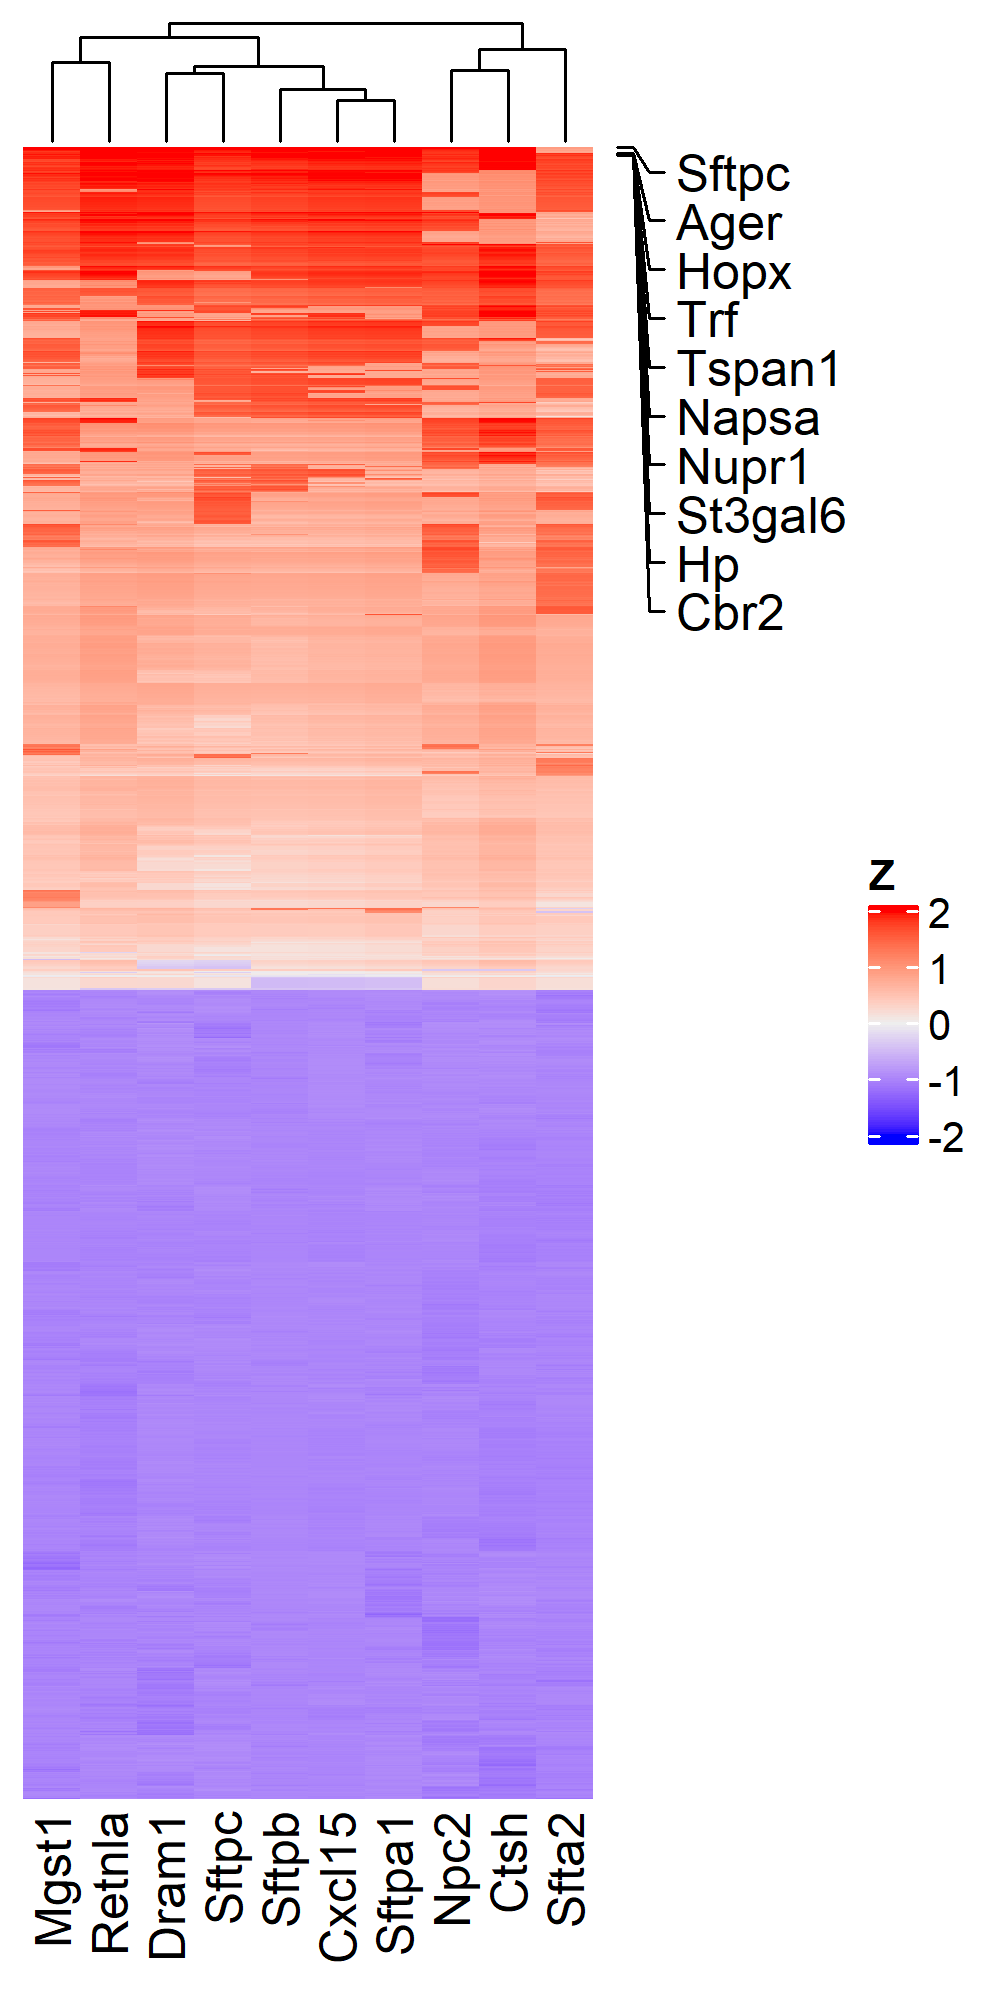

Recreate this plot in R.
library(Matrix)
library(scTenifoldNet)
library(pbapply)
library(UpSetR)
library(ComplexHeatmap)

X <- readMM('CFTR/Data/matrix_SRS4245406.mtx')
rownames(X) <- readLines('CFTR/Data/geneNames_SRS4245406.txt')
colnames(X) <- readLines('CFTR/Data/barcodes_SRS4245406.txt')

X <- X[rowMeans(X != 0) > 0.05,]
X <- as.matrix(X)

spCor <- pbsapply(rownames(X), function(G){
  cor(X['Cftr',], X[G,], method = 'sp')
})

spCor <- sort(abs(spCor), decreasing = TRUE)

write.csv(spCor, file = 'reviewer3_comment2_corr.csv')


highlyCorrelated <- names(spCor)[2:11]

load('CFTR/Results/SRS4245406.RData')

WT <- as.matrix(SRS4245406$WT)
KO <- WT

drGenes <- pblapply(seq_along(highlyCorrelated), function(i){
  KO[highlyCorrelated[i],] <- 0
  MA <- scTenifoldNet::manifoldAlignment(WT, KO, d = 2)
  DR <- scTenifoldKnk:::dRegulation(MA, highlyCorrelated[i])
  write.csv(DR, paste0('reviewer3_comment2_ko_',highlyCorrelated[i],'.csv'))
  DR$gene[DR$p.adj < 0.05]  
})

names(drGenes) <- highlyCorrelated
upset(fromList(drGenes), nsets = 10, nintersects = 100)

allDR <- table(unlist(drGenes))
writeLines(names(allDR[allDR >= 10]), sep = ', ')

allZ <- lapply(highlyCorrelated, function(i){
  DR <- read.csv(paste0('reviewer3_comment2_ko_',i,'.csv'))
  Z <- DR$Z
  names(Z) <- DR$gene
  return(Z)
})

allZ <- sapply(allZ, function(X){X[unique(unlist(lapply(allZ, names)))]})
colnames(allZ) <- highlyCorrelated
mean(cor(allZ, method = 'sp'))
sd(cor(allZ, method = 'sp'))

alwaysDR <- names(allDR[allDR >= 10])
at <- which(rownames(allZ) %in% alwaysDR)
label <- rownames(allZ)[at]
png('reviewer3_comment2.png', width = 1000, height = 2000, res = 300)
Heatmap(allZ, show_row_names = FALSE, show_row_dend = FALSE, name = 'Z') + 
  rowAnnotation(link = anno_mark(at = at, labels = label))
dev.off()
